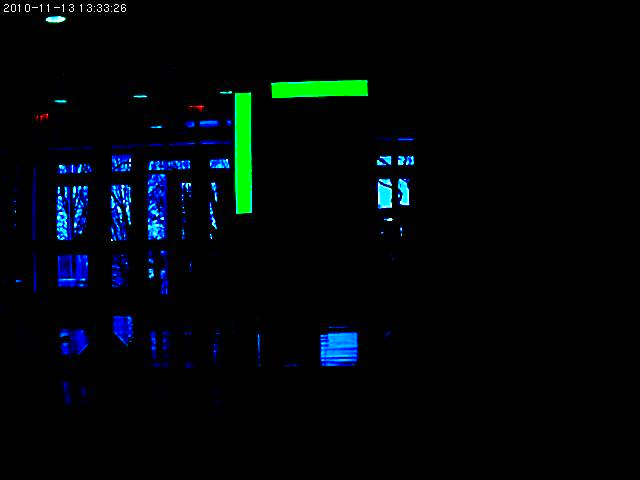
//> input picture vision/2014_Images/16ft_Back_0ft_Lateral_Looking Fwd.jpg, 640 x 480 px, given in place of the camera
$ ./Test   (built with g++ and OpenCV 4)
//> lines starting //> are read from the running program, lines starting //| are printed output that depends on the picture; after the words box and inside, x2 and y2 are one past the last pixel; in counts of white or black regions, pixels touching at a corner belong together
#include "opencv2/opencv.hpp"
using namespace cv;

int main(int argc, char** argv)
{
    VideoCapture cap(0);
    while (true) {
    Mat img, gray;
    cap.read(img);
//> img is the input picture: 480 rows x 640 cols, CV_8UC3; mean B, G, R 9.6, 6.9, 2

    cvtColor(img, gray, COLOR_BGR2GRAY);
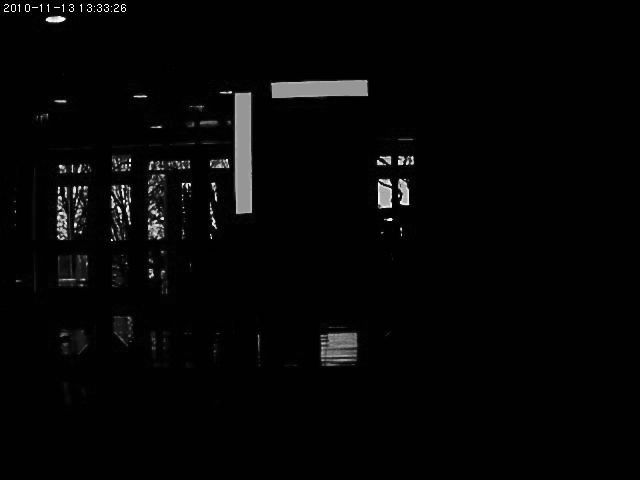
//> gray: 480 rows x 640 cols, CV_8UC1; min 0, max 255, mean 5.7
    GaussianBlur(gray, gray,Size(7, 7), 1.5);
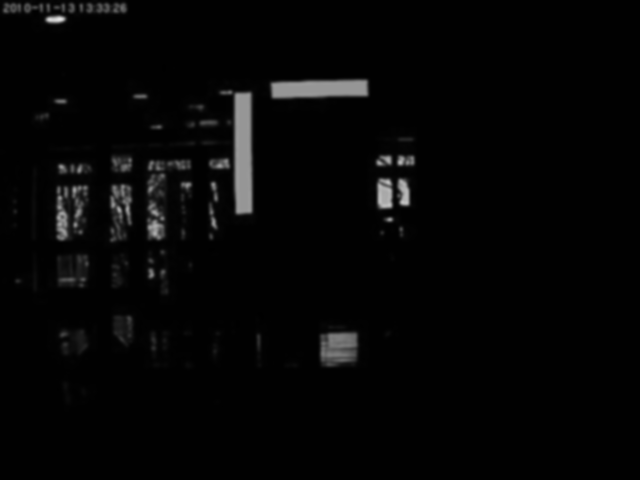
//> gray: 480 rows x 640 cols, CV_8UC1; 14.59% of pixels changed, all inside (x1, y1, x2, y2) = (0, 0, 418, 416)
    Canny(gray, gray, 0, 50);
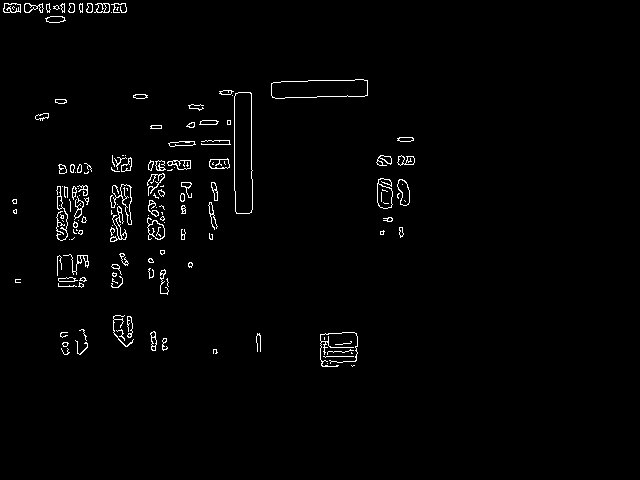
//> gray: 480 rows x 640 cols, CV_8UC1; 1.6% white in thin lines or dots, all inside (x1, y1, x2, y2) = (3, 3, 415, 367)

    imshow("edges", gray);
    waitKey();
    }
    return 0;
}

$ run again, on vision/2014_Images/18ft_Back_0ft_Lateral_Looking Fwd.jpg
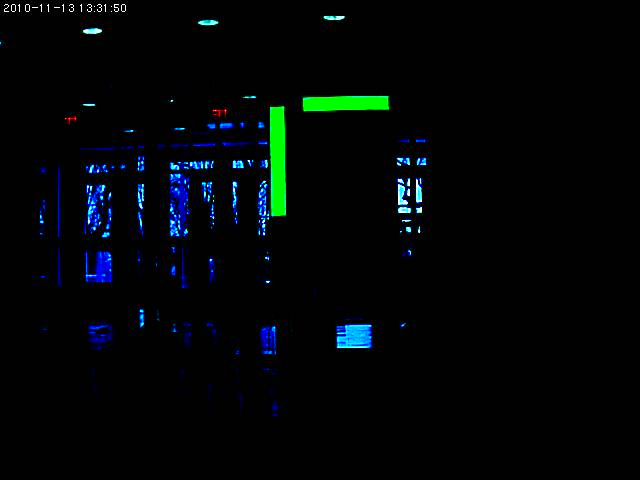
//> input picture vision/2014_Images/18ft_Back_0ft_Lateral_Looking Fwd.jpg, 640 x 480 px, given in place of the camera
//> img is the input picture: 480 rows x 640 cols, CV_8UC3; mean B, G, R 7.6, 6, 2.1
//> `GaussianBlur(gray, gray,Size(7, 7), 1.5);`:
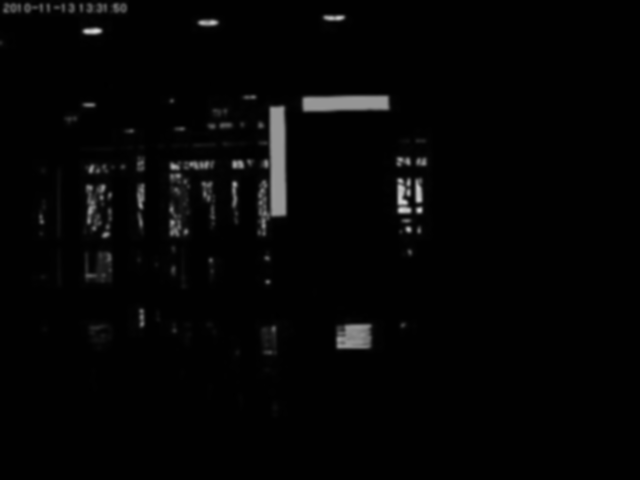
//> gray: 480 rows x 640 cols, CV_8UC1; min 0, max 217, mean 5
//> `Canny(gray, gray, 0, 50);`:
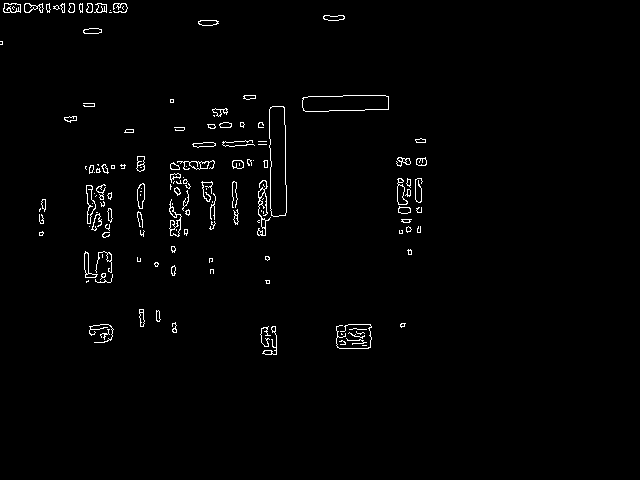
//> gray: 480 rows x 640 cols, CV_8UC1; 1.5% white in thin lines or dots, all inside (x1, y1, x2, y2) = (0, 3, 427, 355)
